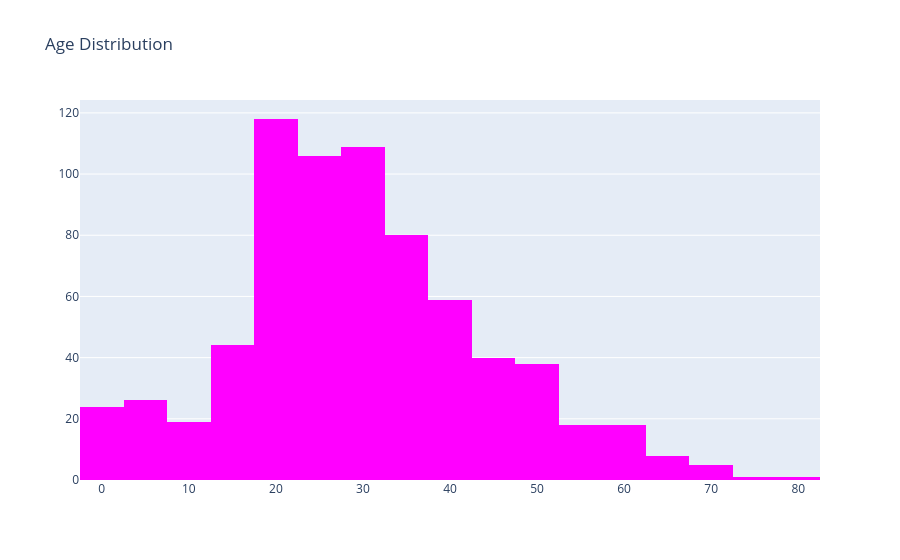

Notebook source saved alongside this figure:
### Code cell
#let's visualize histogram
trace=go.Histogram(x=data['Age'],
                   nbinsx=20,
                   marker={'color':'magenta'})
#layout define for graph
layout=go.Layout(title="Age Distribution")
#we combine the trace with the layout to display the figure
fig = go.Figure(data=trace,layout=layout)
fig

### Figure 1 — Plotly figure (JSON) as saved in the notebook; plotly's stock layout.template omitted (floating-point values rounded to 4 significant figures; data arrays with more than 128 entries replaced by an {"elided": "..."} marker saying what was removed)
{"data": [{"marker": {"color": "magenta"}, "nbinsx": 20, "type": "histogram", "x": {"elided": "891 float values"}}], "layout": {"title": {"text": "Age Distribution"}}}
